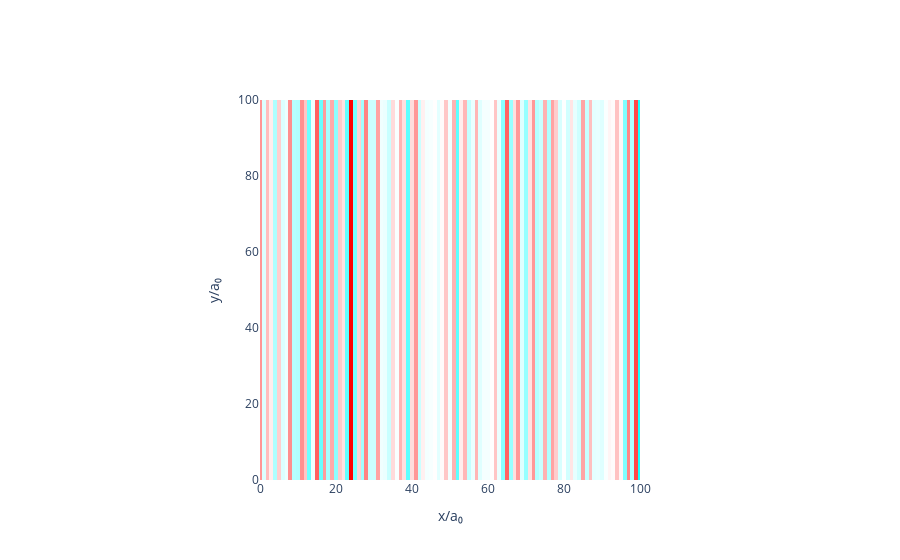

Notebook cell for this chart:
### Markdown cell above
The module contains functions for ploting different types of fields (see previous notebook), like plot_field(...) and plot_complex_field(...). 

Here is an example of how to cal a plotting function.
bec.plot_field(np.abs(bec.psi)**2,cmap_symmetric=False,colormap = 'winter')
Remember to set cmap_symmetric = False when ploting
something that is not symetric around 0.

### Code cell
#### task 2: Plott the derivative you found above. It will look a bit strange.

bec.plot_complex_field(dphidx)

### Figure 1 — Plotly figure (JSON) as saved in the notebook; plotly's stock layout.template omitted (floating-point values rounded to 4 significant figures; data arrays with more than 128 entries replaced by an {"elided": "..."} marker saying what was removed)
{"data": [{"customdata": {"elided": "101x101x2 float values"}, "dx": 1, "dy": 1, "hovertemplate": "x: %{x:.2f} a₀<br>y: %{y:.2f} a₀<br>θ: %{customdata[0]:.2f} π<br>ρ: %{customdata[1]:.2e}", "name": "", "type": "image", "x0": 0, "y0": 0, "z": {"elided": "101x101x4 int values"}}], "layout": {"xaxis": {"range": [0, 100], "scaleanchor": "y", "scaleratio": 1, "showgrid": true, "title": {"text": "x/a₀"}}, "yaxis": {"range": [0, 100], "scaleanchor": "x", "scaleratio": 1, "showgrid": true, "title": {"text": "y/a₀"}}}}
